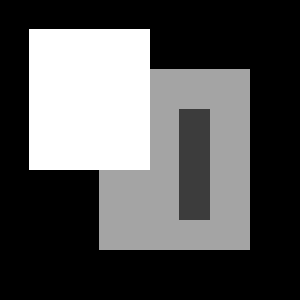
#> input picture data/week06_data/TestIm1.png, 300 x 300 px
$ python ex06.py
#> lines starting #> are read from the running program, lines starting #| are printed output that depends on the picture; after the words box and inside, x2 and y2 are one past the last pixel; in counts of white or black regions, pixels touching at a corner belong together
from scipy.signal import convolve2d
from scipy.ndimage import convolve
from scipy.ndimage import maximum_filter
from skimage.morphology import disk

from utils import *; importlib.reload(sys.modules['utils']); from utils import *
np.set_printoptions(suppress=True)

# E6.1
def gaussian1DKernel(sigma):
    size = np.round(4*sigma).astype(int)
    x = np.arange(-size, size + 1)
    g = np.exp(-x**2 / (2 * sigma**2))
    g = g / g.sum()
    gd = (-x / sigma**2) * g
    return g, gd

# E6.2
def gaussianSmoothing(im, sigma):
    g, gd = gaussian1DKernel(sigma)

    # I = convolve2d(convolve2d(im, g[None, :]), g[:, None])
    # Ix = convolve2d(convolve2d(im, gd[None, :]), g[:, None])
    # Iy = convolve2d(convolve2d(im, g[None, :]), gd[:, None])

    I = cv2.sepFilter2D(im, -1, kernelX=g, kernelY=g)
    Ix = cv2.sepFilter2D(im, -1, kernelX=gd, kernelY=g)
    Iy = cv2.sepFilter2D(im, -1, kernelX=g, kernelY=gd)

    return I, Ix, Iy

DATA_ROOT = Path('data/week06_data')
im = cv2.imread(DATA_ROOT / 'TestIm1.png')[:, :, ::-1].astype(np.float32) / 255
#> im: shape (300, 300, 3) float32; min 0, max 1, mean 0.332
im_grey = cv2.cvtColor(im[:, :, ::-1], cv2.COLOR_BGR2GRAY)

sigma = 5
I, Ix, Iy = gaussianSmoothing(im_grey, sigma)

fig, ax = plt.subplots(2, 2, figsize=(10,10))
ax = ax.flatten()
ax[0].imshow(im)
ax[1].imshow(I)
c2 = ax[2].imshow(Ix)
fig.colorbar(c2, ax=ax[2])
ax[3].imshow(Iy)
plt.show()
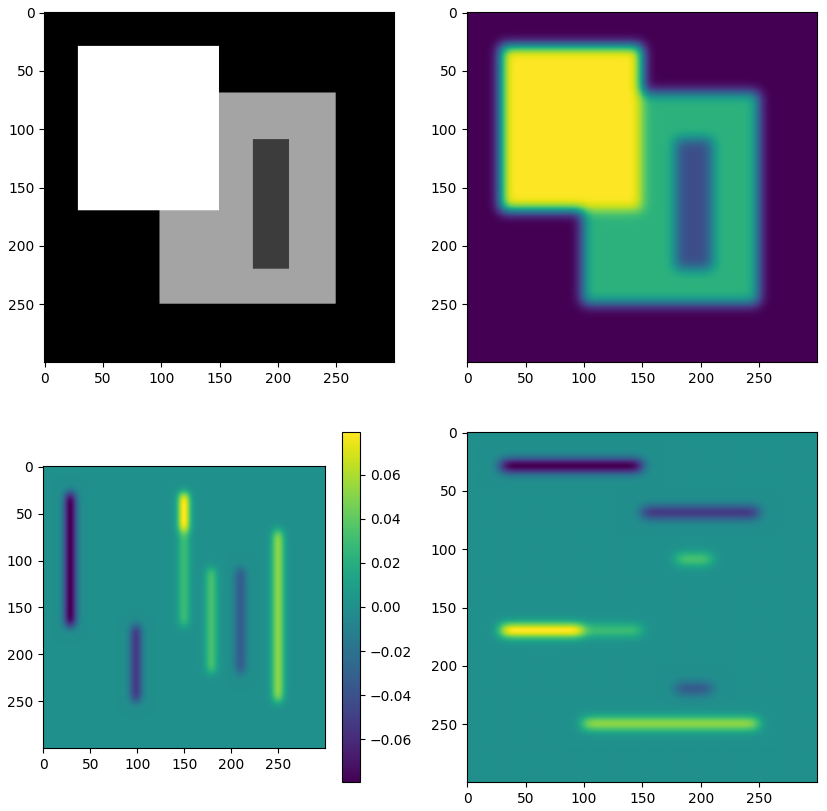
#> figure drawn by matplotlib, 5 panels

# sepFilter2D does cross-correlation, while convolve2d uses convolution. Thus they have flipped signs in results.

# E6.3
def structureTensor(im, sigma, epsilon):
#> called with sigma = 5, epsilon = 5
    g_eps, _ = gaussian1DKernel(epsilon)
    I, Ix, Iy = gaussianSmoothing(im, sigma)

    Cxx = cv2.sepFilter2D(Ix**2, -1, g_eps, g_eps)
    Cxy = cv2.sepFilter2D(Ix*Iy, -1, g_eps, g_eps)
    Cyy = cv2.sepFilter2D(Iy**2, -1, g_eps, g_eps)
    C = np.zeros((2, 2, *Cxx.shape))
    C[0, 0] = Cxx
    C[0, 1] = Cxy
    C[1, 0] = Cxy
    C[1, 1] = Cyy
    return C

# E6.4
def harrisMeasure(im, sigma, epsilon, k=0.06):
    C = structureTensor(im, sigma, epsilon)
    a = C[0, 0]
    b = C[1, 1]
    c = C[0, 1]
    r = a*b - c**2 - k*(a + b)**2
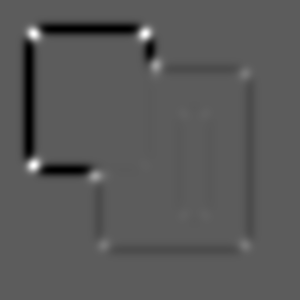
#> r: shape (300, 300) float64; min -8.08e-07, max 1.42e-06, mean -2.6e-08; drawn with min black and max white
    return r

# if epsilon is 0 (that is, no filtering is done), then the determinant is always 0
# hence, the response function is always non-negative
epsilon = 5
k = 0.06
r = harrisMeasure(im_grey, sigma, epsilon, k)

plt.imshow(r)
plt.show()

# E6.5
def cornerDetector(im, sigma, epsilon, k, tau_frac=None, tau=None, disk_rad=1):
#> called with sigma = 5, epsilon = 5, k = 0.06, tau_frac = 0.1, disk_rad = 1
    r = harrisMeasure(im, sigma, epsilon, k=k)
    if tau is None:
        if tau_frac is None:
            return ValueError()
        tau = tau_frac * r.max()
#> tau = 1.42e-07
    M = r > tau
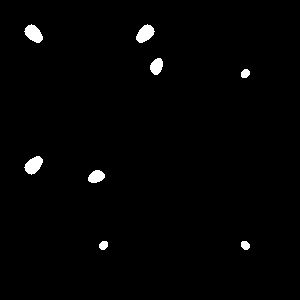
#> M: shape (300, 300) bool; 1.3% white; 8 white regions, largest, box (x1, y1, x2, y2) and area: (24, 24, 43, 43) 230, (136, 24, 155, 43) 230, (24, 156, 43, 175) 230
    # footprint = np.array([
    #     [0, 1, 0],
    #     [1, 0, 1],
    #     [0, 1, 0]
    # ], dtype=bool)
    footprint = disk(disk_rad, dtype=bool)
    footprint[disk_rad, disk_rad] = 0
    Nmax = maximum_filter(r, footprint=footprint, mode='constant', cval=-np.inf)
    c = np.where(M & (r > Nmax))
#> c = ([33, 33, 65, 73, 165, 176, 245, 245], [33, 145, 156, 245, 33, 95, 103, 245])
    return np.array(c)

c = cornerDetector(im_grey, sigma=sigma, epsilon=epsilon, k=k, tau_frac=0.1)

fig, ax = plt.subplots(1, 2)
ax[0].imshow(r)
ax[1].imshow(im)
ax[1].plot(*c[::-1], '.r')
plt.show()

def corner_pipeline(fname, sigma, epsilon, tau_frac, disk_rad=1, k=0.006):
    im = cv2.imread(DATA_ROOT / fname)[:, :, ::-1].astype(np.float32) / 255
    im_grey = cv2.cvtColor(im[:, :, ::-1], cv2.COLOR_BGR2GRAY)
    r = harrisMeasure(im_grey, sigma, epsilon, k)
#> call 3 of structureTensor, with sigma = 1, epsilon = 1
#> in structureTensor (call 3), `Cxy = cv2.sepFilter2D(Ix*Iy, -1, g_eps, g_eps)`:
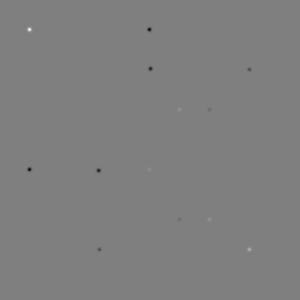
#> Cxy: shape (300, 300) float32; min -0.0246, max 0.0246, mean -8.42e-06; drawn with min black and max white
#> in structureTensor (call 3), `Cyy = cv2.sepFilter2D(Iy**2, -1, g_eps, g_eps)`:
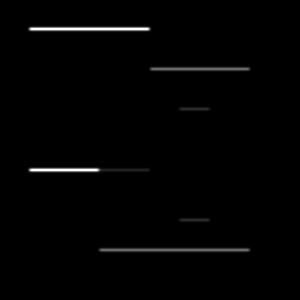
#> Cyy: shape (300, 300) float32; min 0, max 0.0892, mean 0.00101; drawn with min black and max white
    c = cornerDetector(im_grey, sigma=sigma, epsilon=epsilon, k=k, tau_frac=tau_frac, disk_rad=disk_rad)
#> call 2 of cornerDetector, with sigma = 1, epsilon = 1, k = 0.006, tau_frac = 0.01, disk_rad = 5
#> in cornerDetector (call 2), `tau = tau_frac * r.max()`: tau = 1.26e-05
#> in cornerDetector (call 2), `M = r > tau`:
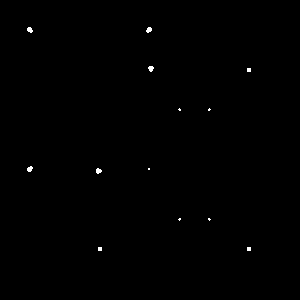
#> M: shape (300, 300) bool; 0.23% white; 13 white regions (8 under 20 px), largest, box (x1, y1, x2, y2) and area: (27, 27, 33, 33) 26, (146, 27, 152, 33) 26, (148, 66, 154, 72) 26, (27, 166, 33, 172) 26, (96, 168, 102, 174) 26
#> in cornerDetector (call 2), `c = np.where(M & (r > Nmax))`: c = 13 positions, rows 29 to 249, columns 29 to 249

    fig, ax = plt.subplots(1, 2)
    ax[0].imshow(r)
    ax[1].imshow(im)
    ax[1].plot(*c[::-1], '.r')
    plt.show()
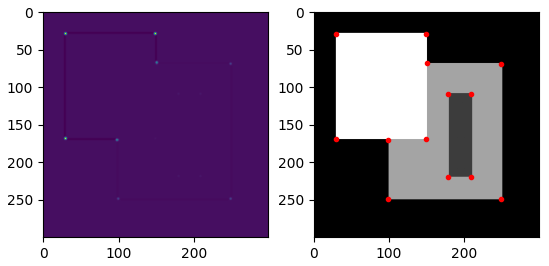
#> figure drawn by matplotlib, 2 panels

# try to match that in VisSolutions
corner_pipeline('TestIm1.png', sigma=1, epsilon=1, tau_frac=0.01, disk_rad=5)

# try on other images
corner_pipeline('Box3.bmp', sigma=5, epsilon=5, tau_frac=0.01, disk_rad=5)
#> (the run stopped early here; a loop or call above may not have finished)
